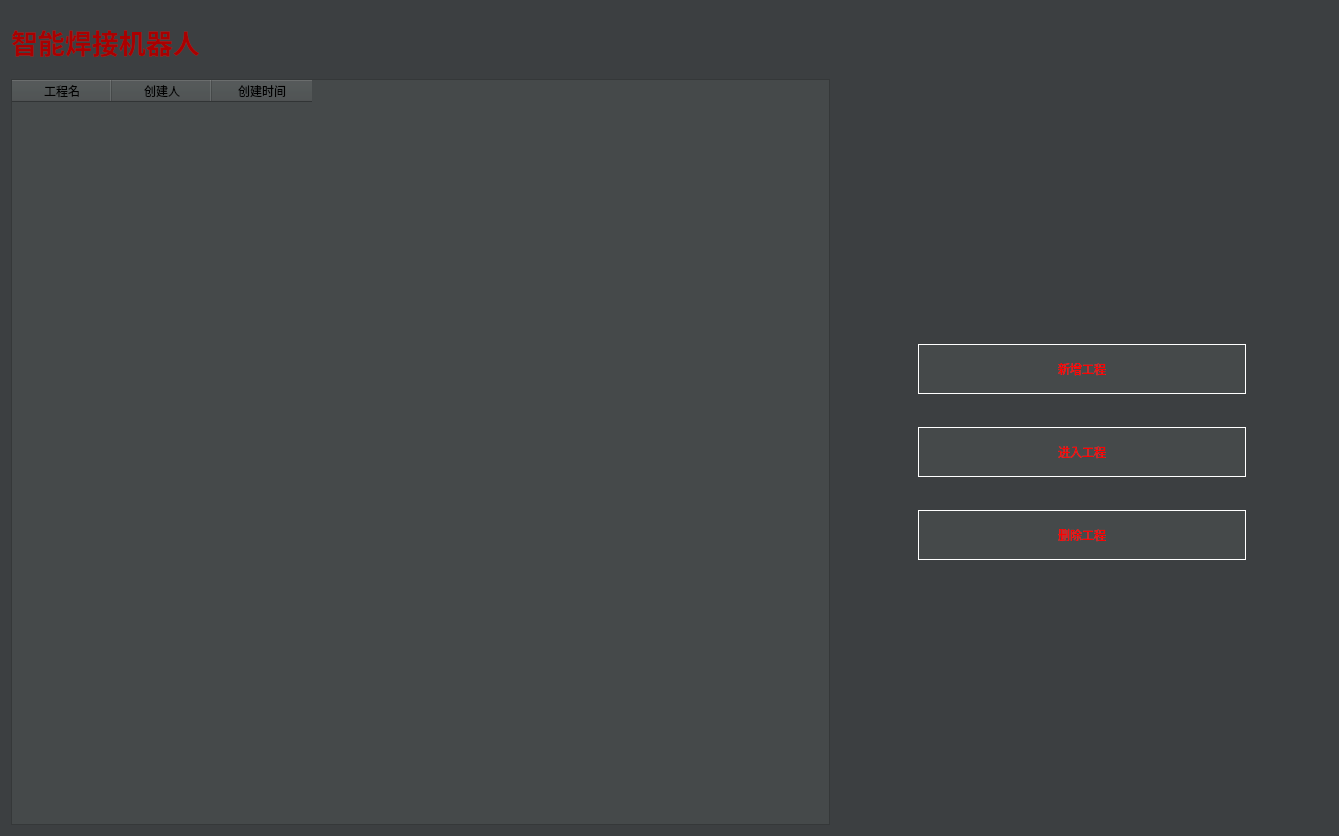
<?xml version="1.0" encoding="UTF-8"?>
<ui version="4.0">
 <class>Form</class>
 <widget class="QWidget" name="Form">
  <property name="geometry">
   <rect>
    <x>0</x>
    <y>0</y>
    <width>1339</width>
    <height>836</height>
   </rect>
  </property>
  <property name="windowTitle">
   <string>Form</string>
  </property>
  <property name="styleSheet">
   <string notr="true">background-color: rgb(60, 63, 65);</string>
  </property>
  <layout class="QVBoxLayout" name="verticalLayout_2" stretch="1,12">
   <item>
    <widget class="QLabel" name="label">
     <property name="palette">
      <palette>
       <active>
        <colorrole role="WindowText">
         <brush brushstyle="SolidPattern">
          <color alpha="255">
           <red>170</red>
           <green>0</green>
           <blue>0</blue>
          </color>
         </brush>
        </colorrole>
        <colorrole role="Button">
         <brush brushstyle="SolidPattern">
          <color alpha="255">
           <red>60</red>
           <green>63</green>
           <blue>65</blue>
          </color>
         </brush>
        </colorrole>
        <colorrole role="Text">
         <brush brushstyle="SolidPattern">
          <color alpha="255">
           <red>255</red>
           <green>0</green>
           <blue>0</blue>
          </color>
         </brush>
        </colorrole>
        <colorrole role="Base">
         <brush brushstyle="SolidPattern">
          <color alpha="255">
           <red>60</red>
           <green>63</green>
           <blue>65</blue>
          </color>
         </brush>
        </colorrole>
        <colorrole role="Window">
         <brush brushstyle="SolidPattern">
          <color alpha="255">
           <red>60</red>
           <green>63</green>
           <blue>65</blue>
          </color>
         </brush>
        </colorrole>
       </active>
       <inactive>
        <colorrole role="WindowText">
         <brush brushstyle="SolidPattern">
          <color alpha="255">
           <red>170</red>
           <green>0</green>
           <blue>0</blue>
          </color>
         </brush>
        </colorrole>
        <colorrole role="Button">
         <brush brushstyle="SolidPattern">
          <color alpha="255">
           <red>60</red>
           <green>63</green>
           <blue>65</blue>
          </color>
         </brush>
        </colorrole>
        <colorrole role="Text">
         <brush brushstyle="SolidPattern">
          <color alpha="255">
           <red>255</red>
           <green>0</green>
           <blue>0</blue>
          </color>
         </brush>
        </colorrole>
        <colorrole role="Base">
         <brush brushstyle="SolidPattern">
          <color alpha="255">
           <red>60</red>
           <green>63</green>
           <blue>65</blue>
          </color>
         </brush>
        </colorrole>
        <colorrole role="Window">
         <brush brushstyle="SolidPattern">
          <color alpha="255">
           <red>60</red>
           <green>63</green>
           <blue>65</blue>
          </color>
         </brush>
        </colorrole>
       </inactive>
       <disabled>
        <colorrole role="WindowText">
         <brush brushstyle="SolidPattern">
          <color alpha="255">
           <red>120</red>
           <green>120</green>
           <blue>120</blue>
          </color>
         </brush>
        </colorrole>
        <colorrole role="Button">
         <brush brushstyle="SolidPattern">
          <color alpha="255">
           <red>60</red>
           <green>63</green>
           <blue>65</blue>
          </color>
         </brush>
        </colorrole>
        <colorrole role="Text">
         <brush brushstyle="SolidPattern">
          <color alpha="255">
           <red>120</red>
           <green>120</green>
           <blue>120</blue>
          </color>
         </brush>
        </colorrole>
        <colorrole role="Base">
         <brush brushstyle="SolidPattern">
          <color alpha="255">
           <red>60</red>
           <green>63</green>
           <blue>65</blue>
          </color>
         </brush>
        </colorrole>
        <colorrole role="Window">
         <brush brushstyle="SolidPattern">
          <color alpha="255">
           <red>60</red>
           <green>63</green>
           <blue>65</blue>
          </color>
         </brush>
        </colorrole>
       </disabled>
      </palette>
     </property>
     <property name="font">
      <font>
       <pointsize>20</pointsize>
       <weight>75</weight>
       <bold>true</bold>
      </font>
     </property>
     <property name="styleSheet">
      <string notr="true"/>
     </property>
     <property name="text">
      <string>智能焊接机器人</string>
     </property>
    </widget>
   </item>
   <item>
    <layout class="QHBoxLayout" name="horizontalLayout" stretch="10,1,4,1">
     <item>
      <widget class="QTableWidget" name="tableWidget_project_manage">
       <property name="font">
        <font>
         <pointsize>11</pointsize>
        </font>
       </property>
       <property name="styleSheet">
        <string notr="true">background-color: rgb(69, 73, 74);</string>
       </property>
       <column>
        <property name="text">
         <string>工程名</string>
        </property>
        <property name="background">
         <color>
          <red>60</red>
          <green>63</green>
          <blue>65</blue>
         </color>
        </property>
        <property name="foreground">
         <brush brushstyle="NoBrush">
          <color alpha="255">
           <red>255</red>
           <green>255</green>
           <blue>255</blue>
          </color>
         </brush>
        </property>
       </column>
       <column>
        <property name="text">
         <string>创建人</string>
        </property>
        <property name="background">
         <color>
          <red>60</red>
          <green>63</green>
          <blue>65</blue>
         </color>
        </property>
        <property name="foreground">
         <brush brushstyle="NoBrush">
          <color alpha="255">
           <red>255</red>
           <green>255</green>
           <blue>255</blue>
          </color>
         </brush>
        </property>
       </column>
       <column>
        <property name="text">
         <string>创建时间</string>
        </property>
        <property name="background">
         <color>
          <red>60</red>
          <green>63</green>
          <blue>65</blue>
         </color>
        </property>
        <property name="foreground">
         <brush brushstyle="NoBrush">
          <color alpha="255">
           <red>255</red>
           <green>255</green>
           <blue>255</blue>
          </color>
         </brush>
        </property>
       </column>
      </widget>
     </item>
     <item>
      <spacer name="horizontalSpacer">
       <property name="orientation">
        <enum>Qt::Horizontal</enum>
       </property>
       <property name="sizeHint" stdset="0">
        <size>
         <width>40</width>
         <height>20</height>
        </size>
       </property>
      </spacer>
     </item>
     <item>
      <layout class="QVBoxLayout" name="verticalLayout" stretch="10,1,1,1,1,1,10">
       <item>
        <spacer name="verticalSpacer_2">
         <property name="orientation">
          <enum>Qt::Vertical</enum>
         </property>
         <property name="sizeHint" stdset="0">
          <size>
           <width>20</width>
           <height>40</height>
          </size>
         </property>
        </spacer>
       </item>
       <item>
        <widget class="QPushButton" name="pushButton_add_project">
         <property name="minimumSize">
          <size>
           <width>0</width>
           <height>50</height>
          </size>
         </property>
         <property name="palette">
          <palette>
           <active>
            <colorrole role="Button">
             <brush brushstyle="SolidPattern">
              <color alpha="255">
               <red>69</red>
               <green>73</green>
               <blue>74</blue>
              </color>
             </brush>
            </colorrole>
            <colorrole role="ButtonText">
             <brush brushstyle="SolidPattern">
              <color alpha="255">
               <red>255</red>
               <green>0</green>
               <blue>0</blue>
              </color>
             </brush>
            </colorrole>
            <colorrole role="Base">
             <brush brushstyle="SolidPattern">
              <color alpha="255">
               <red>69</red>
               <green>73</green>
               <blue>74</blue>
              </color>
             </brush>
            </colorrole>
            <colorrole role="Window">
             <brush brushstyle="SolidPattern">
              <color alpha="255">
               <red>69</red>
               <green>73</green>
               <blue>74</blue>
              </color>
             </brush>
            </colorrole>
           </active>
           <inactive>
            <colorrole role="Button">
             <brush brushstyle="SolidPattern">
              <color alpha="255">
               <red>69</red>
               <green>73</green>
               <blue>74</blue>
              </color>
             </brush>
            </colorrole>
            <colorrole role="ButtonText">
             <brush brushstyle="SolidPattern">
              <color alpha="255">
               <red>255</red>
               <green>0</green>
               <blue>0</blue>
              </color>
             </brush>
            </colorrole>
            <colorrole role="Base">
             <brush brushstyle="SolidPattern">
              <color alpha="255">
               <red>69</red>
               <green>73</green>
               <blue>74</blue>
              </color>
             </brush>
            </colorrole>
            <colorrole role="Window">
             <brush brushstyle="SolidPattern">
              <color alpha="255">
               <red>69</red>
               <green>73</green>
               <blue>74</blue>
              </color>
             </brush>
            </colorrole>
           </inactive>
           <disabled>
            <colorrole role="Button">
             <brush brushstyle="SolidPattern">
              <color alpha="255">
               <red>69</red>
               <green>73</green>
               <blue>74</blue>
              </color>
             </brush>
            </colorrole>
            <colorrole role="ButtonText">
             <brush brushstyle="SolidPattern">
              <color alpha="255">
               <red>120</red>
               <green>120</green>
               <blue>120</blue>
              </color>
             </brush>
            </colorrole>
            <colorrole role="Base">
             <brush brushstyle="SolidPattern">
              <color alpha="255">
               <red>69</red>
               <green>73</green>
               <blue>74</blue>
              </color>
             </brush>
            </colorrole>
            <colorrole role="Window">
             <brush brushstyle="SolidPattern">
              <color alpha="255">
               <red>69</red>
               <green>73</green>
               <blue>74</blue>
              </color>
             </brush>
            </colorrole>
           </disabled>
          </palette>
         </property>
         <property name="styleSheet">
          <string notr="true">QPushButton{background-color: rgb(69, 73, 74);border-width: 1px;border-style: solid;border-color: rgb(255, 255, 255);}
QPushButton:hover{background:#ffd9ed;}</string>
         </property>
         <property name="text">
          <string>新增工程</string>
         </property>
        </widget>
       </item>
       <item>
        <spacer name="verticalSpacer">
         <property name="orientation">
          <enum>Qt::Vertical</enum>
         </property>
         <property name="sizeHint" stdset="0">
          <size>
           <width>20</width>
           <height>40</height>
          </size>
         </property>
        </spacer>
       </item>
       <item>
        <widget class="QPushButton" name="pushButton_enter_project">
         <property name="minimumSize">
          <size>
           <width>0</width>
           <height>50</height>
          </size>
         </property>
         <property name="palette">
          <palette>
           <active>
            <colorrole role="Button">
             <brush brushstyle="SolidPattern">
              <color alpha="255">
               <red>69</red>
               <green>73</green>
               <blue>74</blue>
              </color>
             </brush>
            </colorrole>
            <colorrole role="ButtonText">
             <brush brushstyle="SolidPattern">
              <color alpha="255">
               <red>255</red>
               <green>0</green>
               <blue>0</blue>
              </color>
             </brush>
            </colorrole>
            <colorrole role="Base">
             <brush brushstyle="SolidPattern">
              <color alpha="255">
               <red>69</red>
               <green>73</green>
               <blue>74</blue>
              </color>
             </brush>
            </colorrole>
            <colorrole role="Window">
             <brush brushstyle="SolidPattern">
              <color alpha="255">
               <red>69</red>
               <green>73</green>
               <blue>74</blue>
              </color>
             </brush>
            </colorrole>
           </active>
           <inactive>
            <colorrole role="Button">
             <brush brushstyle="SolidPattern">
              <color alpha="255">
               <red>69</red>
               <green>73</green>
               <blue>74</blue>
              </color>
             </brush>
            </colorrole>
            <colorrole role="ButtonText">
             <brush brushstyle="SolidPattern">
              <color alpha="255">
               <red>255</red>
               <green>0</green>
               <blue>0</blue>
              </color>
             </brush>
            </colorrole>
            <colorrole role="Base">
             <brush brushstyle="SolidPattern">
              <color alpha="255">
               <red>69</red>
               <green>73</green>
               <blue>74</blue>
              </color>
             </brush>
            </colorrole>
            <colorrole role="Window">
             <brush brushstyle="SolidPattern">
              <color alpha="255">
               <red>69</red>
               <green>73</green>
               <blue>74</blue>
              </color>
             </brush>
            </colorrole>
           </inactive>
           <disabled>
            <colorrole role="Button">
             <brush brushstyle="SolidPattern">
              <color alpha="255">
               <red>69</red>
               <green>73</green>
               <blue>74</blue>
              </color>
             </brush>
            </colorrole>
            <colorrole role="ButtonText">
             <brush brushstyle="SolidPattern">
              <color alpha="255">
               <red>120</red>
               <green>120</green>
               <blue>120</blue>
              </color>
             </brush>
            </colorrole>
            <colorrole role="Base">
             <brush brushstyle="SolidPattern">
              <color alpha="255">
               <red>69</red>
               <green>73</green>
               <blue>74</blue>
              </color>
             </brush>
            </colorrole>
            <colorrole role="Window">
             <brush brushstyle="SolidPattern">
              <color alpha="255">
               <red>69</red>
               <green>73</green>
               <blue>74</blue>
              </color>
             </brush>
            </colorrole>
           </disabled>
          </palette>
         </property>
         <property name="styleSheet">
          <string notr="true">QPushButton{background-color: rgb(69, 73, 74);border-width: 1px;border-style: solid;border-color: rgb(255, 255, 255);}
QPushButton:hover{background:#ffd9ed;}</string>
         </property>
         <property name="text">
          <string>进入工程</string>
         </property>
        </widget>
       </item>
       <item>
        <spacer name="verticalSpacer_4">
         <property name="orientation">
          <enum>Qt::Vertical</enum>
         </property>
         <property name="sizeHint" stdset="0">
          <size>
           <width>20</width>
           <height>40</height>
          </size>
         </property>
        </spacer>
       </item>
       <item>
        <widget class="QPushButton" name="pushButton_delete_project">
         <property name="minimumSize">
          <size>
           <width>0</width>
           <height>50</height>
          </size>
         </property>
         <property name="palette">
          <palette>
           <active>
            <colorrole role="Button">
             <brush brushstyle="SolidPattern">
              <color alpha="255">
               <red>69</red>
               <green>73</green>
               <blue>74</blue>
              </color>
             </brush>
            </colorrole>
            <colorrole role="ButtonText">
             <brush brushstyle="SolidPattern">
              <color alpha="255">
               <red>255</red>
               <green>0</green>
               <blue>0</blue>
              </color>
             </brush>
            </colorrole>
            <colorrole role="Base">
             <brush brushstyle="SolidPattern">
              <color alpha="255">
               <red>69</red>
               <green>73</green>
               <blue>74</blue>
              </color>
             </brush>
            </colorrole>
            <colorrole role="Window">
             <brush brushstyle="SolidPattern">
              <color alpha="255">
               <red>69</red>
               <green>73</green>
               <blue>74</blue>
              </color>
             </brush>
            </colorrole>
           </active>
           <inactive>
            <colorrole role="Button">
             <brush brushstyle="SolidPattern">
              <color alpha="255">
               <red>69</red>
               <green>73</green>
               <blue>74</blue>
              </color>
             </brush>
            </colorrole>
            <colorrole role="ButtonText">
             <brush brushstyle="SolidPattern">
              <color alpha="255">
               <red>255</red>
               <green>0</green>
               <blue>0</blue>
              </color>
             </brush>
            </colorrole>
            <colorrole role="Base">
             <brush brushstyle="SolidPattern">
              <color alpha="255">
               <red>69</red>
               <green>73</green>
               <blue>74</blue>
              </color>
             </brush>
            </colorrole>
            <colorrole role="Window">
             <brush brushstyle="SolidPattern">
              <color alpha="255">
               <red>69</red>
               <green>73</green>
               <blue>74</blue>
              </color>
             </brush>
            </colorrole>
           </inactive>
           <disabled>
            <colorrole role="Button">
             <brush brushstyle="SolidPattern">
              <color alpha="255">
               <red>69</red>
               <green>73</green>
               <blue>74</blue>
              </color>
             </brush>
            </colorrole>
            <colorrole role="ButtonText">
             <brush brushstyle="SolidPattern">
              <color alpha="255">
               <red>120</red>
               <green>120</green>
               <blue>120</blue>
              </color>
             </brush>
            </colorrole>
            <colorrole role="Base">
             <brush brushstyle="SolidPattern">
              <color alpha="255">
               <red>69</red>
               <green>73</green>
               <blue>74</blue>
              </color>
             </brush>
            </colorrole>
            <colorrole role="Window">
             <brush brushstyle="SolidPattern">
              <color alpha="255">
               <red>69</red>
               <green>73</green>
               <blue>74</blue>
              </color>
             </brush>
            </colorrole>
           </disabled>
          </palette>
         </property>
         <property name="styleSheet">
          <string notr="true">QPushButton{background-color: rgb(69, 73, 74);border-width: 1px;border-style: solid;border-color: rgb(255, 255, 255);}
QPushButton:hover{background:#ffd9ed;}</string>
         </property>
         <property name="text">
          <string>删除工程</string>
         </property>
        </widget>
       </item>
       <item>
        <spacer name="verticalSpacer_3">
         <property name="orientation">
          <enum>Qt::Vertical</enum>
         </property>
         <property name="sizeHint" stdset="0">
          <size>
           <width>20</width>
           <height>40</height>
          </size>
         </property>
        </spacer>
       </item>
      </layout>
     </item>
     <item>
      <spacer name="horizontalSpacer_2">
       <property name="orientation">
        <enum>Qt::Horizontal</enum>
       </property>
       <property name="sizeHint" stdset="0">
        <size>
         <width>40</width>
         <height>20</height>
        </size>
       </property>
      </spacer>
     </item>
    </layout>
   </item>
  </layout>
 </widget>
 <resources>
  <include location="../pic_rc/pic.qrc"/>
 </resources>
 <connections/>
</ui>
